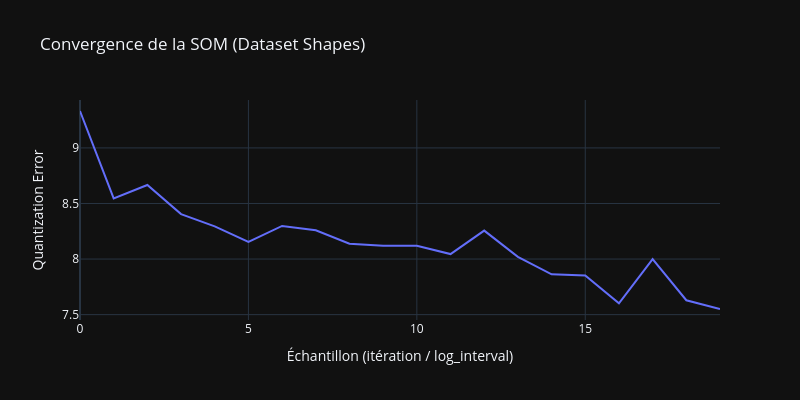

Write notebook code for a chart like this one.
### Markdown cell above
## 4. Courbe de convergence

### Code cell
fig = px.line(
    x=list(range(len(model.history_))),
    y=model.history_,
    labels=dict(x="Échantillon (itération / log_interval)", y="Quantization Error"),
    title="Convergence de la SOM (Dataset Shapes)"
)
fig.update_layout(template="plotly_dark", width=800, height=400)
fig.show()

### Figure 1 — Plotly figure (JSON) as saved in the notebook; plotly's stock layout.template omitted (floating-point values rounded to 4 significant figures)
{"data": [{"hovertemplate": "Échantillon (itération / log_interval)=%{x}<br>Quantization Error=%{y}<extra></extra>", "legendgroup": "", "line": {"color": "#636efa", "dash": "solid"}, "marker": {"symbol": "circle"}, "mode": "lines", "name": "", "orientation": "v", "showlegend": false, "type": "scatter", "x": [0, 1, 2, 3, 4, 5, 6, 7, 8, 9, 10, 11, 12, 13, 14, 15, 16, 17, 18, 19], "xaxis": "x", "y": [9.332, 8.546, 8.666, 8.404, 8.294, 8.155, 8.298, 8.26, 8.138, 8.119, 8.12, 8.045, 8.256, 8.02, 7.863, 7.853, 7.602, 7.999, 7.629, 7.551], "yaxis": "y"}], "layout": {"height": 400, "legend": {"tracegroupgap": 0}, "title": {"text": "Convergence de la SOM (Dataset Shapes)"}, "width": 800, "xaxis": {"anchor": "y", "domain": [0, 1], "title": {"text": "Échantillon (itération / log_interval)"}}, "yaxis": {"anchor": "x", "domain": [0, 1], "title": {"text": "Quantization Error"}}}}
